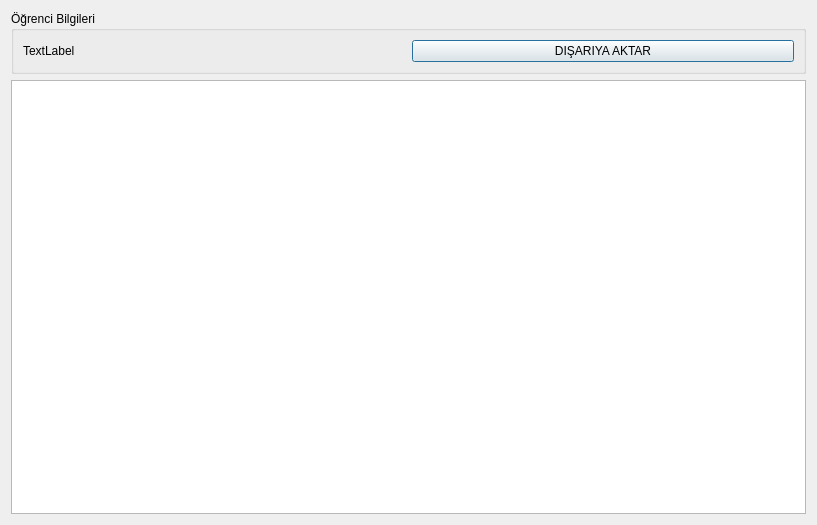
<?xml version="1.0" encoding="UTF-8"?>
<ui version="4.0">
 <class>recordsbystudent</class>
 <widget class="QDialog" name="recordsbystudent">
  <property name="geometry">
   <rect>
    <x>0</x>
    <y>0</y>
    <width>817</width>
    <height>525</height>
   </rect>
  </property>
  <property name="windowTitle">
   <string>Öğrenci Kütüphane Dökümü</string>
  </property>
  <property name="modal">
   <bool>true</bool>
  </property>
  <layout class="QVBoxLayout" name="verticalLayout">
   <item>
    <widget class="QGroupBox" name="groupBox">
     <property name="title">
      <string>Öğrenci Bilgileri</string>
     </property>
     <layout class="QHBoxLayout" name="horizontalLayout">
      <item>
       <widget class="QLabel" name="studentInfoLabel">
        <property name="text">
         <string>TextLabel</string>
        </property>
       </widget>
      </item>
      <item>
       <widget class="QPushButton" name="btnExportStudentRecords">
        <property name="text">
         <string>DIŞARIYA AKTAR</string>
        </property>
       </widget>
      </item>
     </layout>
    </widget>
   </item>
   <item>
    <widget class="QTableView" name="tableView">
     <property name="alternatingRowColors">
      <bool>true</bool>
     </property>
     <property name="selectionBehavior">
      <enum>QAbstractItemView::SelectRows</enum>
     </property>
     <property name="sortingEnabled">
      <bool>true</bool>
     </property>
     <attribute name="horizontalHeaderShowSortIndicator" stdset="0">
      <bool>true</bool>
     </attribute>
     <attribute name="horizontalHeaderStretchLastSection">
      <bool>true</bool>
     </attribute>
    </widget>
   </item>
  </layout>
 </widget>
 <resources/>
 <connections/>
</ui>
